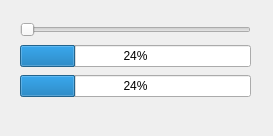
<?xml version="1.0" encoding="UTF-8"?>
<ui version="4.0">
 <class>MainWindow</class>
 <widget class="QMainWindow" name="MainWindow">
  <property name="geometry">
   <rect>
    <x>0</x>
    <y>0</y>
    <width>273</width>
    <height>136</height>
   </rect>
  </property>
  <property name="windowTitle">
   <string>MainWindow</string>
  </property>
  <widget class="QWidget" name="centralwidget">
   <widget class="QWidget" name="">
    <property name="geometry">
     <rect>
      <x>20</x>
      <y>20</y>
      <width>231</width>
      <height>79</height>
     </rect>
    </property>
    <layout class="QVBoxLayout" name="verticalLayout">
     <item>
      <widget class="QSlider" name="horizontalSlider">
       <property name="orientation">
        <enum>Qt::Horizontal</enum>
       </property>
      </widget>
     </item>
     <item>
      <widget class="QProgressBar" name="progressBar">
       <property name="value">
        <number>24</number>
       </property>
      </widget>
     </item>
     <item>
      <widget class="QProgressBar" name="progressBar_2">
       <property name="value">
        <number>24</number>
       </property>
      </widget>
     </item>
    </layout>
   </widget>
  </widget>
  <widget class="QMenuBar" name="menubar">
   <property name="geometry">
    <rect>
     <x>0</x>
     <y>0</y>
     <width>273</width>
     <height>22</height>
    </rect>
   </property>
  </widget>
 </widget>
 <resources/>
 <connections>
  <connection>
   <sender>horizontalSlider</sender>
   <signal>valueChanged(int)</signal>
   <receiver>progressBar</receiver>
   <slot>setValue(int)</slot>
   <hints>
    <hint type="sourcelabel">
     <x>90</x>
     <y>55</y>
    </hint>
    <hint type="destinationlabel">
     <x>155</x>
     <y>90</y>
    </hint>
   </hints>
  </connection>
 </connections>
</ui>
